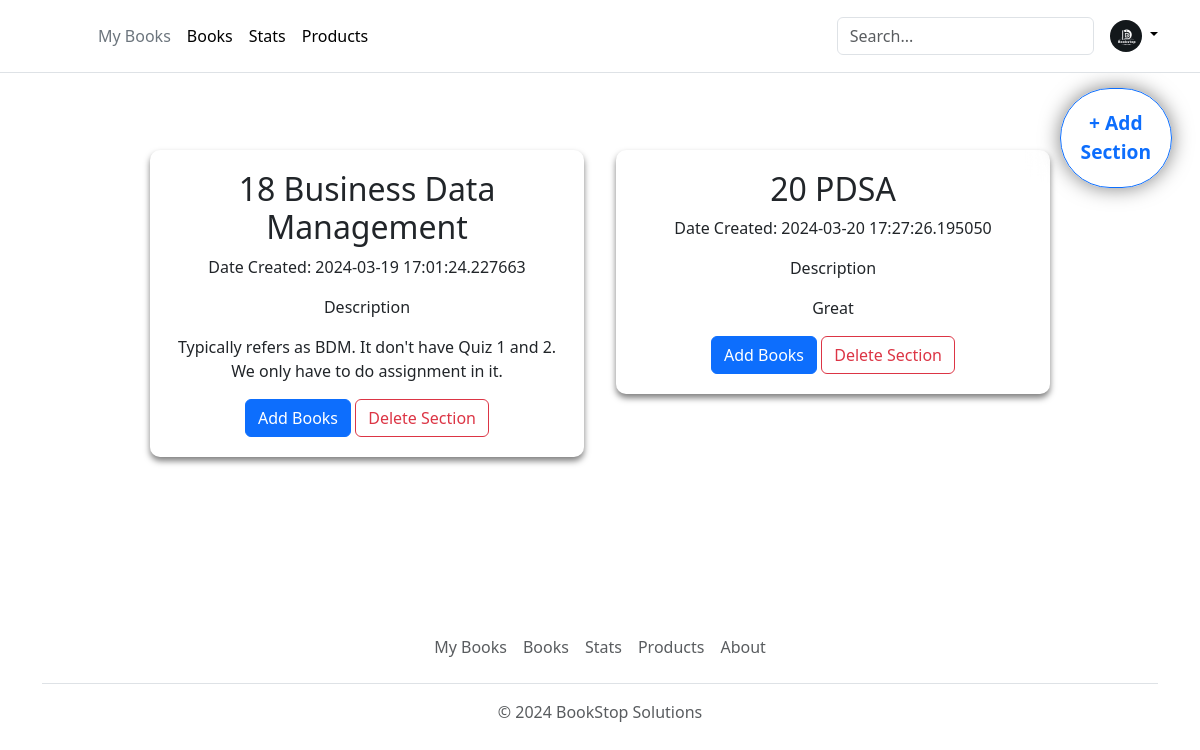
Page /add-section on the earlier database version.
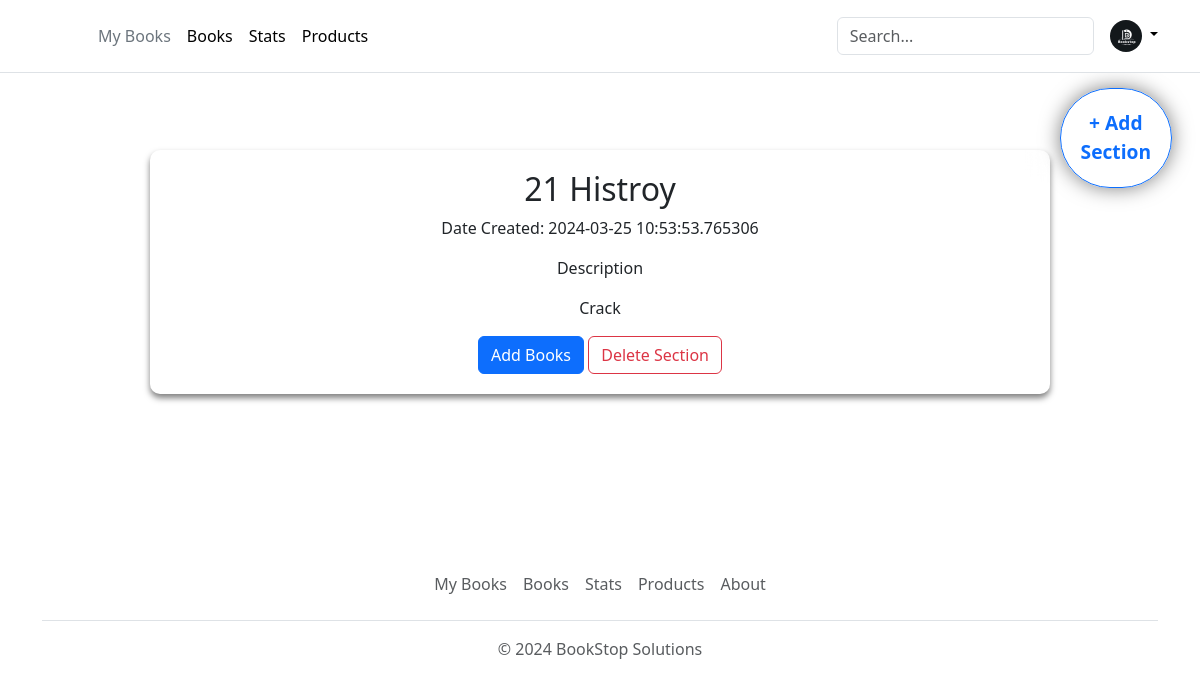
Same page on the later database version.
### app.py (models this page shows)
class Section(db.Model):
    __tablename__ = 'section'
    SectionId = db.Column(db.Integer, autoincrement=True, primary_key=True)
    Title = db.Column(db.String(50), nullable=False)
    CreatedDate = db.Column(db.DateTime, nullable=False, default=datetime.datetime.utcnow)
    Description = db.Column(db.Text, nullable=False)
    ImageLink = db.Column(db.String(255))

### app.py (the view)
@app.route("/add-section", methods = ["GET","POST"])
def addSection():
    if request.method == 'POST':
        data = request.form.to_dict()
        section = Section(Title=data['section'], Description=data['text'])
        db.session.add(section)
        db.session.commit()
        print(data)
        section = Section.query.all()
        return render_template("add-section.html", section = section)
    else:
        section = Section.query.all()
        return render_template("add-section.html", section = section)

### templates/add-section.html (shortened to what this page needs)
<!DOCTYPE html>
<html lang="en">
  <head>
    <link rel="stylesheet" href="/static/add-section.css" />
    {% include 'bootstrap.html' %}
  </head>
  <body>
    <div>
      {% include 'header.html' %}
      <div>
        <button type="button" id="addSection" class="btn btn-outline-primary">
          + Add<br />Section
        </button>
        <div class="main-container">
          {% for sec in section %}
          <div class="section-container" id="{{ sec.SectionId }}">
            <h2>{{ sec.SectionId }} {{ sec.Title }}</h2>
            <p>Date Created: {{ sec.CreatedDate }}</p>
            <div>
              <p>Description</p>
              <p>{{ sec.Description }}</p>
            </div>
            <button
              type="button"
              id="addBook{{ sec.SectionId }}"
              class="btn btn-primary"
            >
              Add Books
            </button>
            <form
              action="{{ url_for('deleteSection', sectionId=sec.SectionId) }}"
              method="post"
              style="display: inline"
            >
              <button type="submit" class="btn btn-outline-danger">
                Delete Section
              </button>
            </form>
          </div>
          {% include 'addBookPopup.html' %}{% endfor %}
        </div>
      </div>
      {% include 'footer.html' %}
    </div>
  </body>
</html>

Differences in the rows shown:
removed Section: SectionId "18", Title "Business Data Management", CreatedDate "2024-03-19 17:01:24.227663", Description "Typically refers as BDM. It don't have Quiz 1 and 2. We only have to do assignment in it."
removed Section: SectionId "20", Title "PDSA", CreatedDate "2024-03-20 17:27:26.195050", Description "Great"
added Section: SectionId "21", Title "Histroy", CreatedDate "2024-03-25 10:53:53.765306", Description "Crack"
